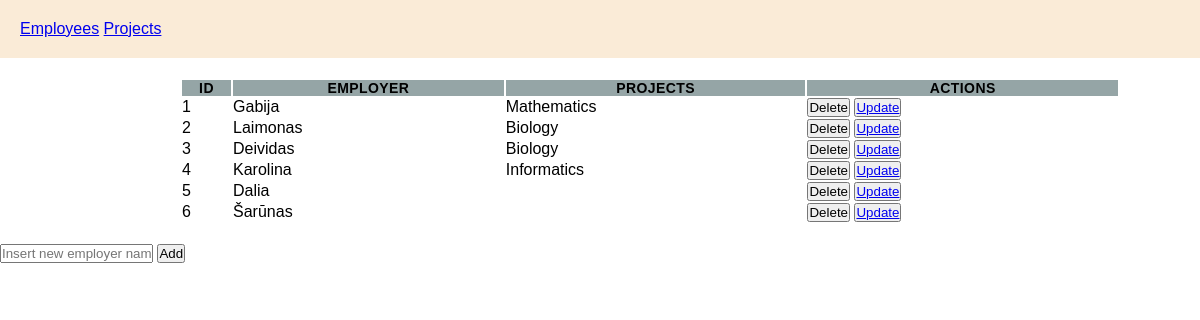
The page / on the database its author committed.
### tables this page shows
CREATE TABLE `employees` (
  `id` bigint(20) NOT NULL AUTO_INCREMENT,
  `employer` varchar(15) NOT NULL,
  `projects_id` bigint(20) DEFAULT NULL,
  PRIMARY KEY (`id`),
  KEY `projects_id_idx` (`id`),
  KEY `projects_id_idx1` (`projects_id`),
  CONSTRAINT `projects_id` FOREIGN KEY (`projects_id`) REFERENCES `projects` (`id`)
);

### index.php (the view, shortened to what this page needs)
<!DOCTYPE html>
<html lang="en">
<head>
    <link rel="stylesheet" href="style.css">
</head>
<body>
<header>
<a href= 'index.php'>Employees</a>
<a href= 'projects.php'>Projects</a>
</header>
<div class="container">
<?php
    $servername = "localhost";
    $username = "root";
    $password = "mysql";
    $dbname = "sprint";
    $conn = mysqli_connect($servername, $username, $password, $dbname);
?>
<?php
    $sql = "SELECT employees.id, employees.employer, employees.projects_id,
            GROUP_CONCAT(projects.project separator \", \") as pr_id
            FROM employees
            LEFT JOIN projects
            ON employees.projects_id = projects.id
            GROUP BY employees.id;";
    $result = mysqli_query($conn, $sql);
    if (mysqli_num_rows($result) > 0) {
        print('<table class="table">
                    <thead class="table-header">
                        <tr>
                            <th>Id</th>
                            <th>Employer</th>
                            <th>Projects</th>
                            <th>Actions</th>
                        </tr>
                    </thead>
                    <tbody>');
    $i = 1;
        while($row = mysqli_fetch_assoc($result)) {
        print(          '<tr>
                            <td>' . $i . '</td>
                            <td>' . $row["employer"] . '</td>
                            <td>' . $row["pr_id"] . '</td>
                            <td>' .
                                '<form action="'. $_SERVER['PHP_SELF'] .'" method="post">
                                    <button type="submit" name="delete_emp" class="btn btn-outline-primary btn-sm" value="'. $row['id'] .'">Delete</button>
                                    <button>
                                        <a href="?path=employees&update_emp='. $row['id'].'" type="button" name="submit" class="btn btn-primary btn-sm">Update</a></button>
                                    </form>' .
                            '</td>
                        </tr>');
    $i++;
        }
        print(     '</tbody>
              </table>
</div>');
    } else {
    echo '0 results';
    }
?>
<form method="POST">
  <input type="text" name="employer" value="<?php echo $row['employer'] ?>" placeholder="Insert new employer name" Required>
  <input type="submit" name="insert_emp" value="Add">
</form>
</body>
</html>

### style.css (style rules this page uses)
body, body * { margin: 0; padding: 0; vertical-align: top; box-sizing: border-box; font-family: 'Gill Sans', 'Gill Sans MT', Calibri, 'Trebuchet MS', sans-serif; word-break: break-all; }
header { display: inline-block; width: 100%; background-color: antiquewhite; padding: 20px; }
.container { max-width: 1000px; margin-left: auto; margin-right: auto; padding-left: 10px; padding-right: 10px; }
.table { width: 100%; margin-left: 50px; padding: 20px; }
.table-header { background-color: #95A5A6; font-size: 14px; text-transform: uppercase; letter-spacing: 0.03em; }

### rows shown on the page
employees: employer "Gabija", pr_id "Mathematics"
employees: employer "Laimonas", pr_id "Biology"
employees: employer "Deividas", pr_id "Biology"
employees: employer "Karolina", pr_id "Informatics"
employees: employer "Dalia", $row['id'] 7 (drawn)
employees: employer "Šarūnas", $row['id'] 39 (drawn)
